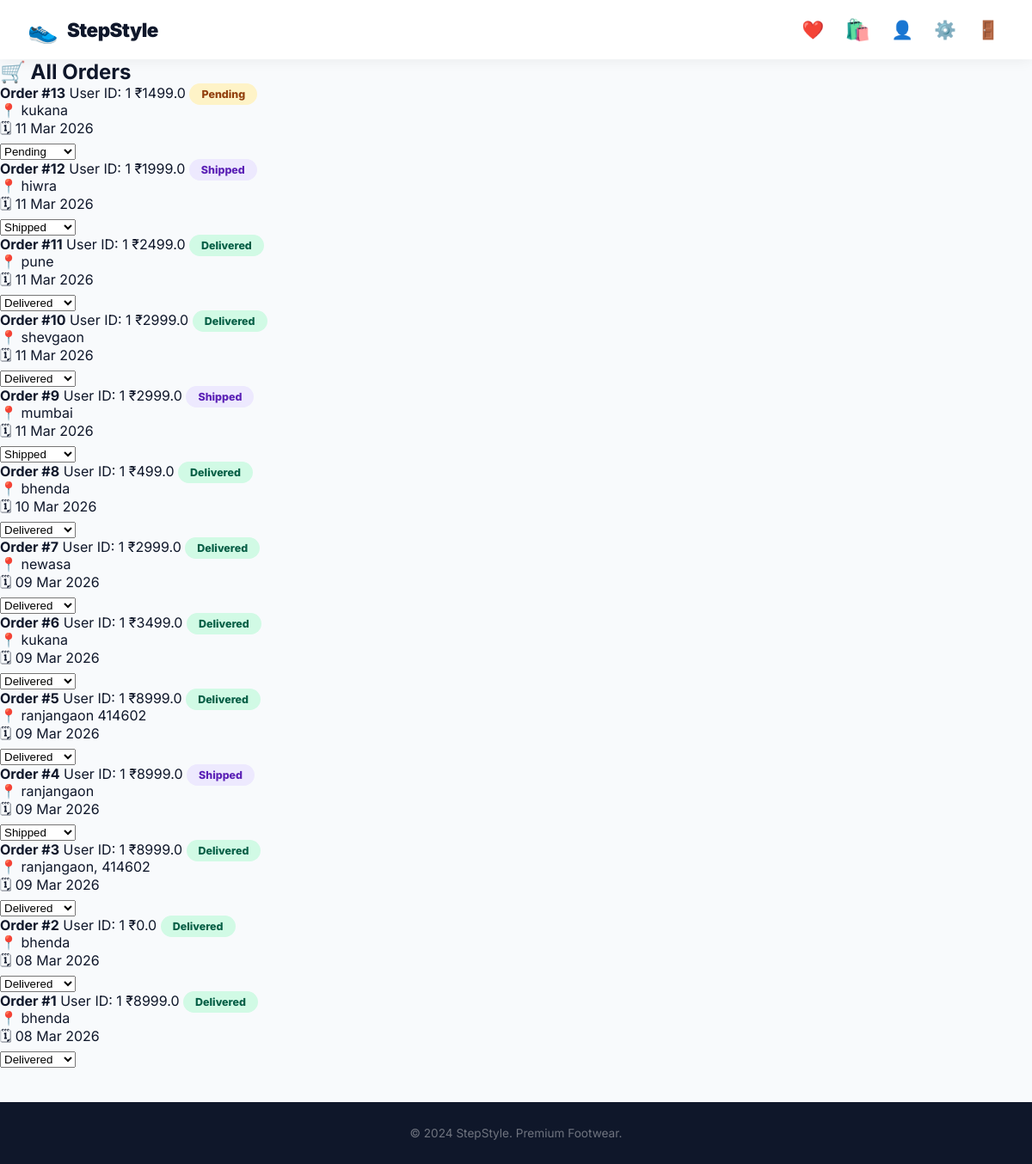
Page /admin/orders (signed in) on the earlier database version.
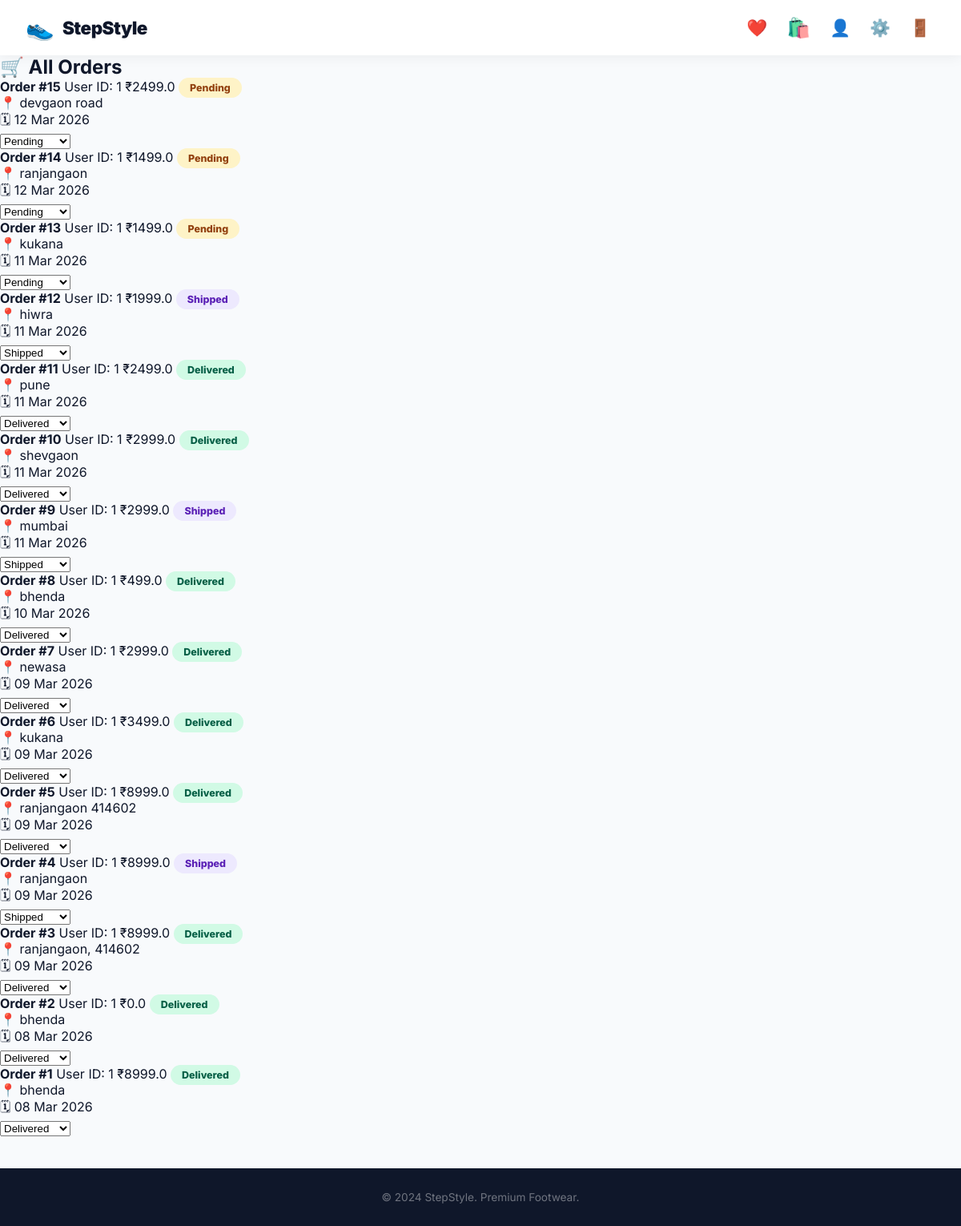
Same page on the later database version.
### app.py (models this page shows)
class Order(db.Model):
    id = db.Column(db.Integer, primary_key=True)
    user_id = db.Column(db.Integer)
    items = db.Column(db.Text)
    total = db.Column(db.Float)
    status = db.Column(db.String(50), default='Pending')
    address = db.Column(db.Text)
    date = db.Column(db.DateTime, default=datetime.utcnow)

### app.py (the view)
@app.route('/admin/orders')
def admin_orders():
    if not session.get('is_admin'):
        return redirect(url_for('login'))
    orders = Order.query.order_by(Order.date.desc()).all()
    return render_template('admin/orders.html', orders=orders)

### app.py (called while the page is built)
def get_cart():
    return session.get('cart', {})

def cart_count():
    return sum(i['qty'] for i in get_cart().values())

### templates/admin/orders.html
{% extends 'base.html' %}
{% block content %}
<div class="container">
    <h2>🛒 All Orders</h2>
    {% for order in orders %}
    <div class="order-card">
        <div class="order-top">
            <span><strong>Order #{{ order.id }}</strong></span>
            <span>User ID: {{ order.user_id }}</span>
            <span>₹{{ order.total }}</span>
            <span class="status {{ order.status|lower }}">{{ order.status }}</span>
        </div>
        <p>📍 {{ order.address }}</p>
        <p>🗓 {{ order.date.strftime('%d %b %Y') }}</p>
        <form method="POST" action="{{ url_for('update_status', oid=order.id) }}">
            <select name="status" onchange="this.form.submit()">
                {% for s in ['Pending','Processing','Shipped','Delivered'] %}
                <option value="{{ s }}" {% if order.status == s %}selected{% endif %}>
                    {{ s }}
                </option>
                {% endfor %}
            </select>
        </form>
    </div>
    {% endfor %}
</div>
{% endblock %}

### templates/base.html (shortened to what this page needs)
<!DOCTYPE html>
<html>
<head>
    <link rel="stylesheet" href="{{ url_for('static', filename='css/style.css') }}">
</head>
<body>
<nav class="navbar">
    <a href="{{ url_for('index') }}" class="logo">
        <span class="logo-icon">👟</span>
        <span class="logo-text">StepStyle</span>
    </a>
    <div class="nav-right">
        {% if session.user_id %}
            <a href="{{ url_for('wishlist') }}" class="nav-icon-btn">❤️</a>
            <a href="{{ url_for('cart') }}" class="cart-btn">
                🛍️
            </a>
            <a href="{{ url_for('profile') }}" class="nav-icon-btn">👤</a>
            {% if session.is_admin %}
            <a href="{{ url_for('admin_dashboard') }}" class="nav-icon-btn">⚙️</a>
            {% endif %}
            <a href="{{ url_for('logout') }}" class="nav-icon-btn">🚪</a>
        {% else %}
            <a href="{{ url_for('login') }}" class="nav-btn-outline">Login</a>
            <a href="{{ url_for('register') }}" class="nav-btn-fill">Register</a>
        {% endif %}
    </div>
</nav>
<div class="main">{% block content %}{% endblock %}</div>
<footer>
    <p>© 2024 StepStyle. Premium Footwear.</p>
</footer>
</body>
</html>

### static/css/style.css (style rules this page uses)
* { margin: 0; padding: 0; box-sizing: border-box; }
:root { --primary: #0f172a; --accent: #f59e0b; --accent2: #e94560; --light: #f8fafc; --white: #ffffff; --gray: #64748b; --border: #e2e8f0; --radius: 16px; --shadow: 0 4px 24px rgba(0,0,0,0.08); --shadow-lg: 0 12px 40px rgba(0,0,0,0.15); }
html, body { overflow-x: hidden; max-width: 100%; font-family: 'Inter', sans-serif; background: var(--light); color: var(--primary); }
.navbar { background: var(--white); padding: 14px 32px; display: flex; justify-content: space-between; align-items: center; box-shadow: 0 2px 16px rgba(0,0,0,0.06); position: sticky; top: 0; z-index: 100; }
.logo { display: flex; align-items: center; gap: 10px; text-decoration: none; }
.logo-icon { font-size: 1.8rem; }
.logo-text { font-size: 1.4rem; font-weight: 900; color: var(--primary); letter-spacing: -0.5px; }
.nav-right { display: flex; align-items: center; gap: 12px; }
.cart-btn { position: relative; font-size: 1.5rem; text-decoration: none; padding: 6px; }
.nav-icon-btn { font-size: 1.3rem; text-decoration: none; padding: 6px; }
.main { min-height: calc(100vh - 130px); }
.status { padding: 5px 14px; border-radius: 20px; font-size: 0.78rem; font-weight: 800; }
.status.pending { background: #fef3c7; color: #92400e; }
.status.shipped { background: #ede9fe; color: #5b21b6; }
.status.delivered { background: #d1fae5; color: #065f46; }
footer { background: var(--primary); color: rgba(255,255,255,0.4); text-align: center; padding: 28px; font-size: 0.85rem; margin-top: 40px; }

Differences in the rows shown:
added Order: id "15", user_id "1", total "2499.0", status "Pending", address "devgaon road", date "12 Mar 2026"
added Order: id "14", user_id "1", total "1499.0", status "Pending", address "ranjangaon", date "12 Mar 2026"
